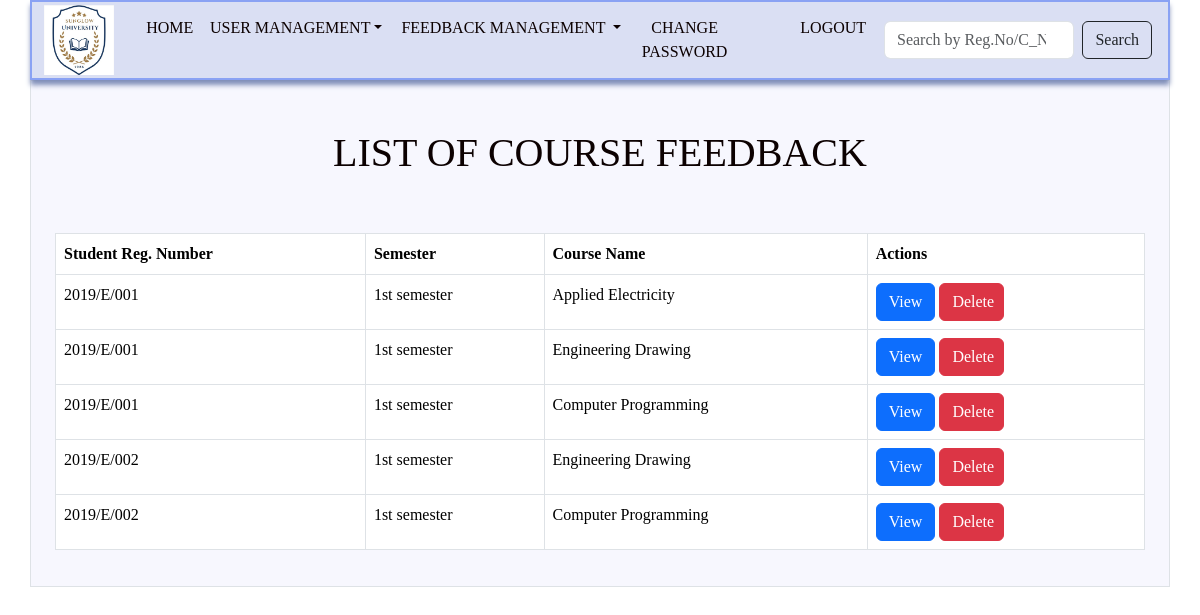
Screenshot of /feedback_management/coursefeedback.php with the database file from the repository.
### tables this page shows
CREATE TABLE `course_feedback` (
  `Id` int(50) NOT NULL,
  `User_Name` varchar(100) NOT NULL,
  `Lecture_Name` varchar(100) NOT NULL,
  `Semester` enum('1st semester','2nd semester','3rd semester','4th semester','5th semester','6th semester','7th semester','8th semester') NOT NULL,
  `Course_Name` varchar(200) NOT NULL,
  `Course_Code` varchar(50) NOT NULL,
  `A_1` enum('-2','-1','0','1','2') NOT NULL,
  `A_2` enum('-2','-1','0','1','2') NOT NULL,
  `A_3` enum('-2','-1','0','1','2') NOT NULL,
  `B_1` enum('-2','-1','0','1','2') NOT NULL,
  `B_2` enum('-2','-1','0','1','2') NOT NULL,
  `B_3` enum('-2','-1','0','1','2') NOT NULL,
  `C_1` enum('-2','-1','0','1','2') NOT NULL,
  `C_2` enum('-2','-1','0','1','2') NOT NULL,
  `D_1` enum('-2','-1','0','1','2') NOT NULL,
  `D_2` enum('-2','-1','0','1','2') NOT NULL,
  `D_3` enum('-2','-1','0','1','2') NOT NULL,
  `E_1` enum('-2','-1','0','1','2') NOT NULL,
  `E_2` enum('-2','-1','0','1','2') NOT NULL,
  `E_3` enum('-2','-1','0','1','2') NOT NULL,
  `E_4` enum('-2','-1','0','1','2') NOT NULL,
  `Other_Comment` varchar(1000) DEFAULT NULL,
  `Date_Time` datetime NOT NULL DEFAULT current_timestamp()
);

CREATE TABLE `student` (
  `Id` varchar(50) NOT NULL,
  `User_Name` varchar(100) NOT NULL,
  `Password` varchar(15) NOT NULL,
  `First_Name` varchar(100) NOT NULL,
  `Last_Name` varchar(100) NOT NULL,
  `Registration_No` varchar(50) NOT NULL,
  `Date_of_Birth` date NOT NULL,
  `Address` varchar(250) NOT NULL,
  `Batch` varchar(10) NOT NULL,
  `Academic_Year` enum('1st Year','2nd Year','3rd Year','4th Year') NOT NULL
);

### feedback_management/coursefeedback.php (the view, shortened to what this page needs)
<!DOCTYPE html>
<html >
    <head>
    <link href="https://cdn.jsdelivr.net/npm/bootstrap@5.3.2/dist/css/bootstrap.min.css" rel="stylesheet">
    <link href="https://cdn.jsdelivr.net/npm/bootstrap@5.3.3/dist/css/bootstrap.min.css" rel="stylesheet">
    <link rel="stylesheet" type="text/css" href="css/coursefeedback.css">
</head>
   <body class="body">
            <nav class="navbar navbar-expand-sm  navbar-dark container nav" style="background-color:#07075ca7;height: 80px;">
                    <div class="container-fluid">
                        <a href="#" class="navbar-brand ">
                            <img src="icon/logo.jpg" height="70" alt="CoolBrand">
                        </a>
                    <div class="collapse navbar-collapse" id="collapsibleNavbar">
                        <ul class="navbar-nav row ">
                        <li class="nav-item col-1 ms-2 ">
                            <a class="nav-link font" href="index.php">HOME</a>
                        <li class="nav-item dropdown col-3  ">
                            <a class="nav-link dropdown-toggle font" href="#" role="button" data-bs-toggle="dropdown"  style="text-align: center;">USER MANAGEMENT</a>
                        </li>
                        <li class="nav-item dropdown col-3  ">
                            <a class="nav-link dropdown-toggle font" href="#" role="button" data-bs-toggle="dropdown">FEEDBACK MANAGEMENT </a>
                        </li>
                        <li class="nav-item col-3 ms-3 " >
                          <a class="nav-link font" href="changepsw.php" style="text-align: center;">CHANGE PASSWORD</a>
                        </li>
                        </li>
                        <li class="nav-item col-1 ">
                            <a class="nav-link font" href="home.php">LOGOUT</a>
                        </li>
                        </ul>
                    </div>
                    </div>
                    <form class="d-flex col-3" method="post" action="">
                      <input class="form-control me-2" type="search" placeholder="Search by Reg.No/C_Name/Sem" name="search" aria-label="Search">
                      <button type="submit" class="btn btn-outline-dark me-3" name="submit">Search</button>
                   </form>
            </nav>
  <div class="container border" style="background-color: rgba(123, 115, 231, 0.06);padding-bottom: 20px;">
        <h1 class="font py-5" style="text-align: center;">LIST OF COURSE FEEDBACK</h1>
        <div class="container con">
            <div class="row" >
              <div class="col-12">
                <table class="table table-bordered">
                  <thead >
                    <tr>
                      <th scope="col">Student Reg. Number</th>
                      <th scope="col">Semester</th>
                      <th scope="col">Course Name</th>
                      <th scope="col">Actions</th>
                    </tr>
                  </thead>
                  <tbody>
                  <?php
                        $servername = "localhost";
                        $username = "root";
                        $password = "";
                        $database = "student_feedback_management_system";
                        $connection = new mysqli($servername, $username, $password, $database);
                        if (isset($_POST['submit']) && !empty($_POST['search'])) {
                            $search = $_POST['search'];
                            $search = $connection->real_escape_string($search);
                            $sql = "SELECT student.Registration_No, course_feedback.Id, course_feedback.Semester, course_feedback.Course_Name
                                    FROM course_feedback
                                    INNER JOIN student ON course_feedback.User_Name = student.User_Name
                                    WHERE student.Registration_No LIKE '%$search%' OR course_feedback.Semester LIKE '%$search%' OR course_feedback.Course_Name LIKE '%$search%'
                                    ORDER BY student.Registration_No ASC, course_feedback.Semester ASC";
                        } else {
                            $sql = "SELECT student.Registration_No, course_feedback.Id, course_feedback.Semester, course_feedback.Course_Name
                            FROM course_feedback
                            INNER JOIN student ON course_feedback.User_Name = student.User_Name
                            ORDER BY student.Registration_No ASC, course_feedback.Semester ASC";
                        }
                        $result = $connection->query($sql);
                        if ($result) {
                            if ($result->num_rows > 0) {
                                while ($row = $result->fetch_assoc()) {
                                    echo "
                                    <tr>
                                        <td>{$row['Registration_No']}</td>
                                        <td>{$row['Semester']}</td>
                                        <td>{$row['Course_Name']}</td>
                                        <td>
                                            <a class='btn btn-primary col' href='viewcoursefeedback.php?id={$row['Id']}'>View</a>
                                            <a class='btn btn-danger col-3' href='deletecoufeedback.php?id=$row[Id]' onclick='return confirmDelete();'>Delete</a>
                                        </td>
                                    </tr>
                                    ";
                                }
                            } else {
                                echo "<tr><td colspan='5' class='text-danger text-center'>No results found.</td></tr>";
                            }
                        } else {
                            echo "Error: " . $connection->error;
                        }
                    ?>
                  </tbody>
                </table>
              </div>
            </div>
          </div>
   </div>
   </body>
</html>

### feedback_management/css/coursefeedback.css (style rules this page uses)
:root { --font-base1 :"IcoFont"; --font-base2 :"FontAwesome"; --c-primary :#975af9; --c-secondry :#46a7f8; --c-background:#e6e6e6; --c-dark :#2d2d2d; --c-black :#0000; }
.body { font-family: var(--font-base1); color: var(--c-primary); }
.nav { border: solid 2px #063df260; width: 1500px !important; background-color: #dadff3fc !important; box-shadow: 0.1px 5px 5px #7f8eb8; }
.font { color:#0c0101 !important; }
a { font-family: var(--font-base1); cursor: auto; }

### rows the page displays
course_feedback: student.Registration_No "2019/E/001", Semester "1st semester", Course_Name "Applied Electricity"
course_feedback: student.Registration_No "2019/E/001", Semester "1st semester", Course_Name "Engineering Drawing"
course_feedback: student.Registration_No "2019/E/001", Semester "1st semester", Course_Name "Computer Programming"
course_feedback: student.Registration_No "2019/E/002", Semester "1st semester", Course_Name "Engineering Drawing"
course_feedback: student.Registration_No "2019/E/002", Semester "1st semester", Course_Name "Computer Programming"
